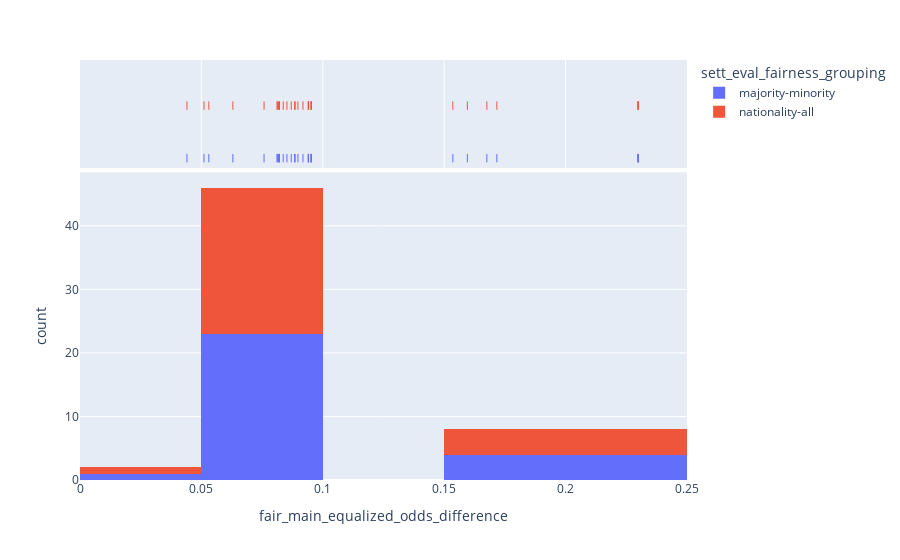

Write notebook code for a chart like this one.
### Code cell
import plotly.express as px

fig = px.histogram(df_agg_full, x="fair_main_equalized_odds_difference", color="sett_eval_fairness_grouping", marginal="rug")
fig.show()

### Figure 1 — Plotly figure (JSON) as saved in the notebook; plotly's stock layout.template omitted (floating-point values rounded to 4 significant figures)
{"data": [{"bingroup": "x", "hovertemplate": "sett_eval_fairness_grouping=majority-minority<br>fair_main_equalized_odds_difference=%{x}<br>count=%{y}<extra></extra>", "legendgroup": "majority-minority", "marker": {"color": "#636efa", "pattern": {"shape": ""}}, "name": "majority-minority", "orientation": "v", "showlegend": true, "type": "histogram", "x": [0.04405, 0.08523, 0.09407, 0.1676, 0.09399, 0.1717, 0.09524, 0.2299, 0.06296, 0.09183, 0.05107, 0.08701, 0.08841, 0.1595, 0.08113, 0.08214, 0.08215, 0.08976, 0.07581, 0.08144, 0.08861, 0.1536, 0.05306, 0.09413, 0.09524, 0.2299, 0.08173, 0.0837, 0.09524, 0.2298, 0.09524, 0.2299], "xaxis": "x", "yaxis": "y"}, {"boxpoints": "all", "fillcolor": "rgba(255,255,255,0)", "hoveron": "points", "hovertemplate": "sett_eval_fairness_grouping=majority-minority<br>fair_main_equalized_odds_difference=%{x}<extra></extra>", "jitter": 0, "legendgroup": "majority-minority", "line": {"color": "rgba(255,255,255,0)"}, "marker": {"color": "#636efa", "symbol": "line-ns-open"}, "name": "majority-minority", "showlegend": false, "type": "box", "x": [0.04405, 0.08523, 0.09407, 0.1676, 0.09399, 0.1717, 0.09524, 0.2299, 0.06296, 0.09183, 0.05107, 0.08701, 0.08841, 0.1595, 0.08113, 0.08214, 0.08215, 0.08976, 0.07581, 0.08144, 0.08861, 0.1536, 0.05306, 0.09413, 0.09524, 0.2299, 0.08173, 0.0837, 0.09524, 0.2298, 0.09524, 0.2299], "xaxis": "x2", "yaxis": "y2"}, {"bingroup": "x", "hovertemplate": "sett_eval_fairness_grouping=nationality-all<br>fair_main_equalized_odds_difference=%{x}<br>count=%{y}<extra></extra>", "legendgroup": "nationality-all", "marker": {"color": "#EF553B", "pattern": {"shape": ""}}, "name": "nationality-all", "orientation": "v", "showlegend": true, "type": "histogram", "x": [0.04405, 0.08523, 0.09407, 0.1676, 0.09399, 0.1717, 0.09524, 0.2299, 0.06296, 0.09183, 0.05107, 0.08701, 0.08841, 0.1595, 0.08113, 0.08214, 0.08215, 0.08976, 0.07581, 0.08144, 0.08861, 0.1536, 0.05306, 0.09413, 0.09524, 0.2299, 0.08173, 0.0837, 0.09524, 0.2298, 0.09524, 0.2299], "xaxis": "x", "yaxis": "y"}, {"boxpoints": "all", "fillcolor": "rgba(255,255,255,0)", "hoveron": "points", "hovertemplate": "sett_eval_fairness_grouping=nationality-all<br>fair_main_equalized_odds_difference=%{x}<extra></extra>", "jitter": 0, "legendgroup": "nationality-all", "line": {"color": "rgba(255,255,255,0)"}, "marker": {"color": "#EF553B", "symbol": "line-ns-open"}, "name": "nationality-all", "showlegend": false, "type": "box", "x": [0.04405, 0.08523, 0.09407, 0.1676, 0.09399, 0.1717, 0.09524, 0.2299, 0.06296, 0.09183, 0.05107, 0.08701, 0.08841, 0.1595, 0.08113, 0.08214, 0.08215, 0.08976, 0.07581, 0.08144, 0.08861, 0.1536, 0.05306, 0.09413, 0.09524, 0.2299, 0.08173, 0.0837, 0.09524, 0.2298, 0.09524, 0.2299], "xaxis": "x2", "yaxis": "y2"}], "layout": {"barmode": "relative", "legend": {"title": {"text": "sett_eval_fairness_grouping"}, "tracegroupgap": 0}, "margin": {"t": 60}, "xaxis": {"anchor": "y", "domain": [0, 1], "title": {"text": "fair_main_equalized_odds_difference"}}, "xaxis2": {"anchor": "y2", "domain": [0, 1], "matches": "x", "showgrid": true, "showticklabels": false}, "yaxis": {"anchor": "x", "domain": [0, 0.7326], "title": {"text": "count"}}, "yaxis2": {"anchor": "x2", "domain": [0.7426, 1], "matches": "y2", "showgrid": false, "showline": false, "showticklabels": false, "ticks": ""}}}
